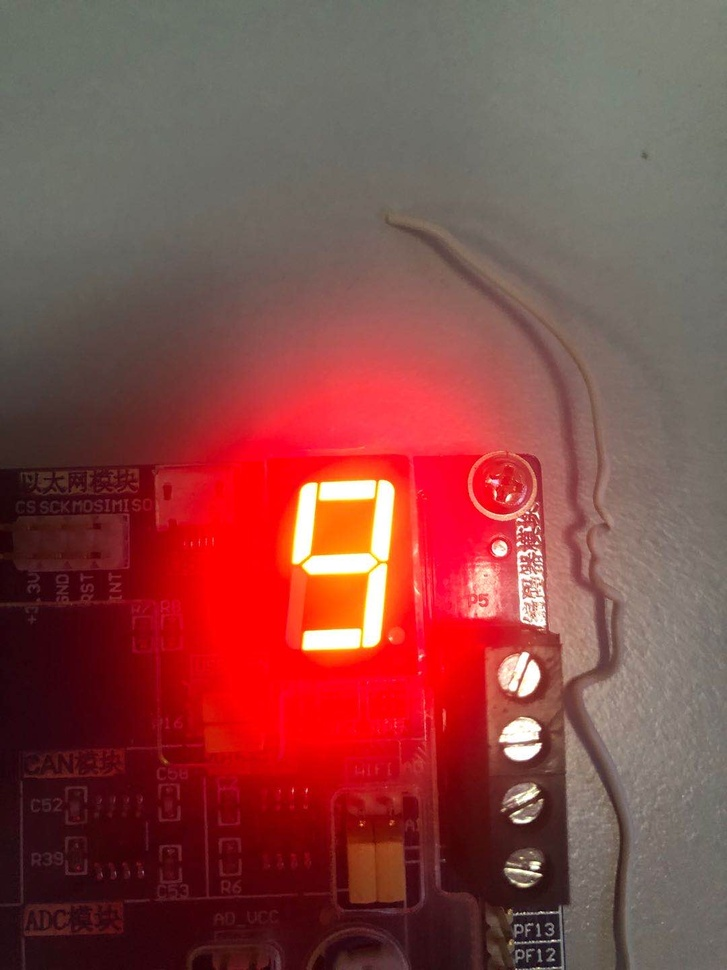
//> input picture transmitter.jpg, 727 x 970 px, shrunk from 1080 x 1440 before the run
$ ./main   (built with g++ and OpenCV 4)
//> lines starting //> are read from the running program, lines starting //| are printed output that depends on the picture; after the words box and inside, x2 and y2 are one past the last pixel; in counts of white or black regions, pixels touching at a corner belong together
#include<iostream>
#include "opencv2/opencv.hpp"

using namespace cv;
using namespace std;

bool draw;

Mat src;//原始图像
Mat dest;
Mat roi;//ROI图像
Point cursor;//初始坐标
Rect rect;//标记ROI的矩形框

void onMouse(int event, int x, int y, int flags, void* param)
{
	Mat img = src.clone();
	switch (event)
	{
		//按下鼠标左键
	case CV_EVENT_LBUTTONDOWN:
		//点击鼠标图像时，清除之前ROI图像的显示窗口
		cvDestroyWindow("ROI");
		//存放起始坐标
		cursor = Point(x, y);
		//初始化起始矩形框
		rect = Rect(x, y, 0, 0);
		draw = true;
		break;

		//松开鼠标左键
	case CV_EVENT_LBUTTONUP:
		if (rect.height > 0 && rect.width > 0)
		{
			//将img中的矩形区域复制给roi，并显示在SignROI窗口
			roi = img(Rect(rect.x, rect.y, rect.width, rect.height));
			rectangle(img, rect, Scalar(0, 0, 255), 2);
			namedWindow("SignROI");
			imshow("SignROI", img);

			//将画过矩形框的图像用原图像还原
			src.copyTo(img);
			imshow("SrcImage", img);

			//显示ROI图像
			namedWindow("ROI");
			imshow("ROI", roi);
			imwrite("MY_ROI.png", roi);
			cout << "已经保存感兴趣区域:MY_ROI.png" << endl;

			//dest = imread("MY_ROI.png");
			//namedWindow("DestImage");
			//imshow("DestImage", dest);
			waitKey(0);
		}
		draw = false;
		break;

		//移动光标
	case CV_EVENT_MOUSEMOVE:
		if (draw)
		{
			//用MIN得到左上点作为矩形框的起始坐标，如果不加这个，画矩形时只能向一个方向进行
			rect.x = MIN(x, cursor.x);
			rect.y = MIN(y, cursor.y);
			rect.width = abs(cursor.x - x);
			rect.height = abs(cursor.y - y);
			//防止矩形区域超出图像的范围
			rect &= Rect(0, 0, src.cols, src.rows);
		}
		break;
	}
}


int main()
{
	//src = imread("transmitter.jpg");
	src = imread("transmitter.jpg");
//> src is the input picture: 970 rows x 727 cols, CV_8UC3; mean B, G, R 69.8, 73, 133.8
	if (src.data == 0)
	{
		cout << "图片不存在" << endl;
		return -1;
	}

	namedWindow("SrcImage");
	imshow("SrcImage", src);
	/*

	void setMouseCallback(const string& winname, MouseCallback onMouse, void* userdata=0 );
	Parameters:
	第一个参数，windows视窗名称，对名为winname的视窗进行鼠标监控；
	第二个参数，鼠标响应处理函数，监听鼠标的点击，移动，松开，判断鼠标的操作类型，并进行响应的函数处理；
	第三个参数，鼠标响应处理函数的ID，与鼠标相应处理函数相匹配就行，暂时只用到默认为0的情况。
	*/

	setMouseCallback("SrcImage", onMouse, NULL);
	waitKey();
//> the left mouse button is pressed at (181, 242)
//> the mouse is dragged to (363, 485)
//> the mouse is dragged to (545, 727)
//> the button is released at (545, 727)
//> call 4 of onMouse, with event = 4, x = 545, y = 727, flags = 0
//> in onMouse (call 4), `roi = img(Rect(rect.x, rect.y, rect.width, rect.height));`:
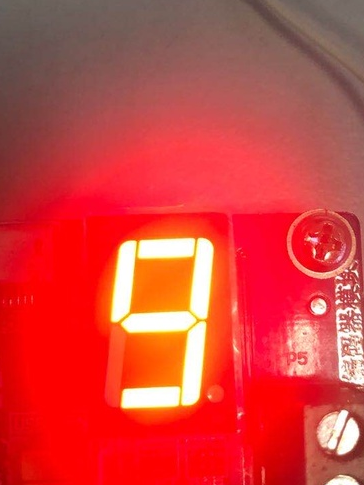
//> roi: 485 rows x 364 cols, CV_8UC3; mean B, G, R 61.9, 65.8, 209.6
//> in onMouse (call 4), `rectangle(img, rect, Scalar(0, 0, 255), 2);`:
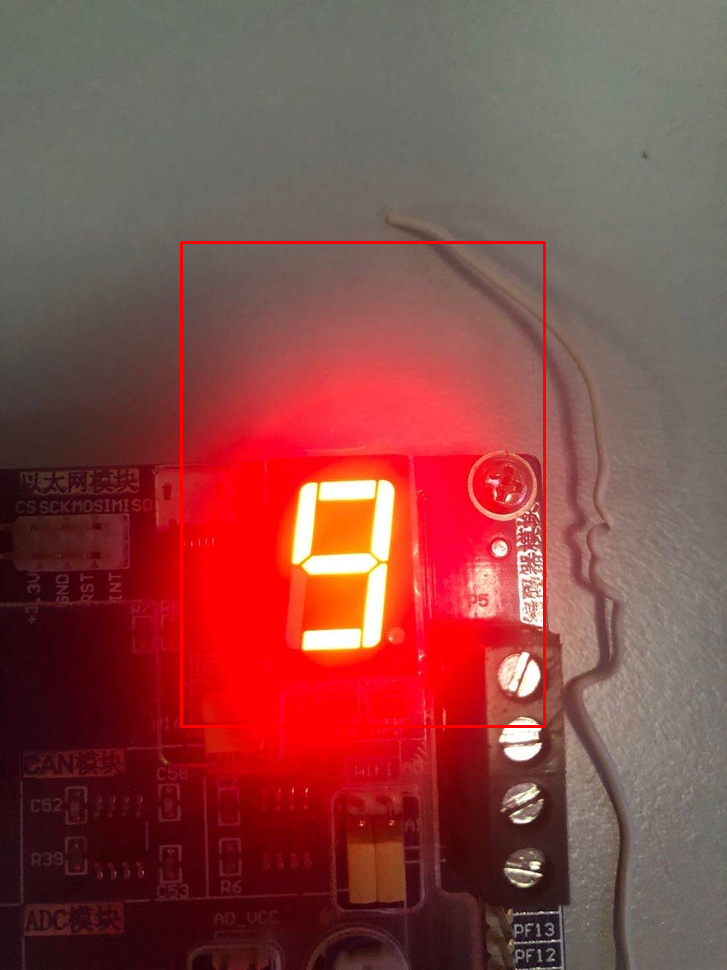
//> img: 970 rows x 727 cols, CV_8UC3; 0.72% of pixels changed, all inside (x1, y1, x2, y2) = (180, 241, 546, 728)
	return 0;
}
